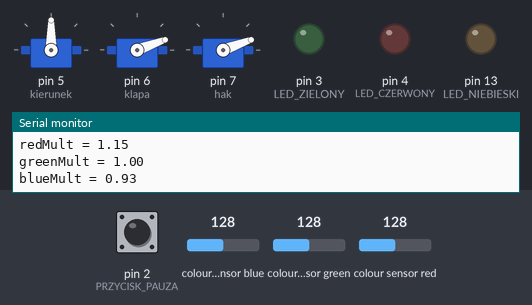
A sketch run on a simulated Arduino Uno, built with avr-gcc and run on an emulated ATmega328P. Shown: 3 × servo, output pins drawn as LEDs (lit = HIGH), the last lines printed to the serial monitor. Wiring (inferred from the names in the program): TCS3200 colour sensor: output pin 12; S2 pin 10; S3 pin 11; S0 pin 8; S1 pin 9. Dashed ring = blinking. Inputs (shaded band) come from the test bench; at power-on: colour sensor blue 128, pin 2 (PRZYCISK_PAUZA) HIGH, colour sensor green 128, colour sensor red 128. Pins used as bus, display or sensor lines are not drawn.

Above: at 3.7 s.
3.8 s: colour sensor blue set to 117
At 5.9 s:
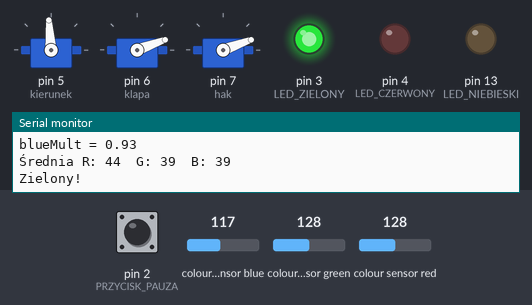
6.8 s: pin 2 (PRZYCISK_PAUZA) pulled LOW for 0.15 s
At 9.5 s:
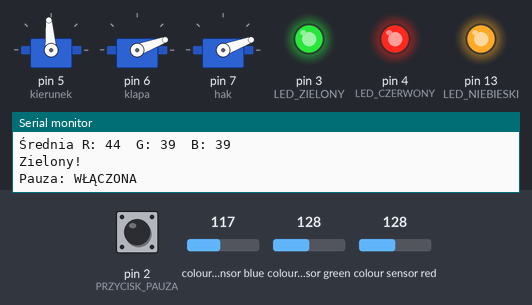
9.9 s: pin 2 (PRZYCISK_PAUZA) pulled LOW for 1 s
At 10.7 s:
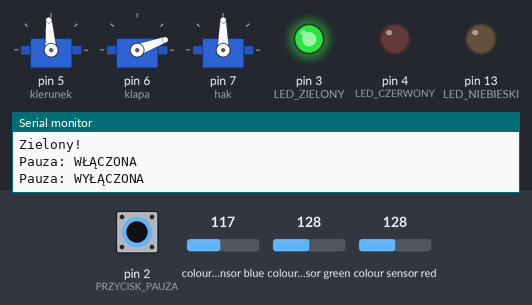
12.9 s: pin 2 (PRZYCISK_PAUZA) pulled LOW for 3.2 s
At 17.9 s:
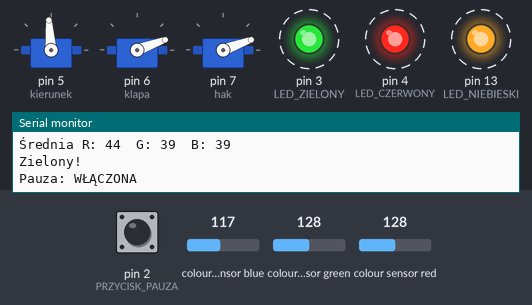
Timing chart, 0 to 20.1 s (numbered marks = the images above; inputs shaded):
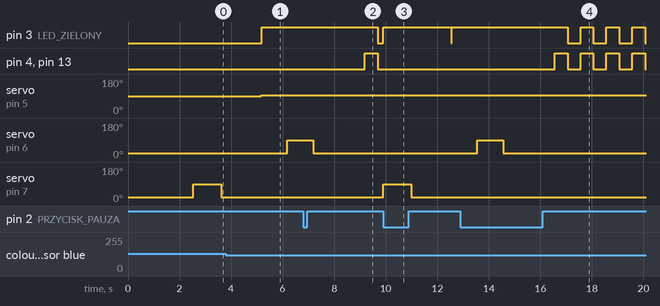

Measured:
- the behaviour switches between 121 and 120 on colour sensor blue (found by bisection; images 0 and 1)
- after the input at 3.8 s, pin 3 (LED_ZIELONY): LOW → HIGH after 1.4 s; pin 13 (LED_NIEBIESKI): stays LOW (without the input it goes to HIGH after 1.4 s); servo on pin 5 (kierunek): 90° → 94° after 1.4 s
- after the input at 6.8 s, pin 3 (LED_ZIELONY): HIGH → LOW after 2.9 s; pin 4 (LED_CZERWONY), pin 13 (LED_NIEBIESKI): LOW → HIGH after 2.4 s, → LOW 0.50 s later; servo on pin 7 (hak): stays 20° (without the input it goes to 90° after 2.4 s)
- after the input at 9.9 s, pin 4 (LED_CZERWONY), pin 13 (LED_NIEBIESKI): stops changing and stays LOW; servo on pin 7 (hak): 20° → 90° at once, → 20° 1.1 s later
- after the input at 12.9 s, pin 4 (LED_CZERWONY), pin 13 (LED_NIEBIESKI): alternates HIGH for 0.50 s and LOW for 0.50 s, starting after 3.7 s; servo on pin 7 (hak): stays 20° (without the input it goes to 90° after 3.7 s)

The sketch:

projekt.ino
```cpp
#define s0 8
#define s1 9
#define s2 10
#define s3 11
#define out 12

#include <Servo.h>

Servo kierunek;
Servo klapa;
Servo hak;

// Definicje pinów dla LED i przycisku
#define LED_CZERWONY 4
#define LED_ZIELONY 3
#define LED_NIEBIESKI 13
#define PRZYCISK_PAUZA 2

int data = 0;
float redMult = 1.0;
float greenMult = 1.0;
float blueMult = 1.0;

// Zmienna do obsługi pauzy
volatile bool pauza = false;
// Zmienna do przechowywania ostatniego koloru
int ostatniKolor = 0; // 1-czerwony, 2-zielony, 3-niebieski

void setup() {
  kierunek.attach(5);
  klapa.attach(6);
  hak.attach(7);

  // Konfiguracja pinów LED
  pinMode(LED_CZERWONY, OUTPUT);
  pinMode(LED_ZIELONY, OUTPUT);
  pinMode(LED_NIEBIESKI, OUTPUT);

  // Konfiguracja pinu przycisku
  pinMode(PRZYCISK_PAUZA, INPUT_PULLUP);

  // Dodanie przerwania dla przycisku
  attachInterrupt(digitalPinToInterrupt(PRZYCISK_PAUZA), togglePauza, FALLING);

  pinMode(s0, OUTPUT);
  pinMode(s1, OUTPUT);
  pinMode(s2, OUTPUT);
  pinMode(s3, OUTPUT);
  pinMode(out, INPUT);

  Serial.begin(9600);

  digitalWrite(s1, LOW);
  digitalWrite(s0, HIGH);

  //ustawienie serw w pozycji neutralnej
  kierunek.write(90);
  klapa.write(20);
  hak.write(20);

  delay(500);
  calibrateWhite();
  delay(1000);

  // Wyłącz wszystkie LED na start
  wyczyscLED();
}

void loop() {
  // Sprawdź czy program jest zapauzowany
  if (pauza) {
    // Miganie wszystkimi LED w pauzie
    migajWszystkimiLED();
    return; // Wyjdź z loop() - zatrzymaj dalsze wykonywanie
  }

  hakuj();

  long R_sum = 0, G_sum = 0, B_sum = 0;
  //pobranie 100 pomiarów każdego koloru
  for (int i = 0; i < 100; i++) {
    R_sum += readColor('R');
    G_sum += readColor('G');
    B_sum += readColor('B');
    delay(10); // krótki odstęp między pomiarami
  }
  //uśrednienie pomiarów
  int R = R_sum / 100;
  int B = B_sum / 100;
  int G = G_sum / 100;

  Serial.print("Średnia R: ");
  Serial.print(R);
  Serial.print("  G: ");
  Serial.print(G);
  Serial.print("  B: ");
  Serial.println(B);

  // Wyłącz wszystkie LED przed zapaleniem nowego koloru
  wyczyscLED();
  delay(10);

  //zapalenie odpowieniego led-a i ustawienie kierunku w zależności od wykrytego koloru
  if (R < G && R < B) {
    kierunek.write(50);
    delay(10);
    zapalLED(LED_CZERWONY);
    ostatniKolor = 1;
    Serial.print("Czerwony! \n\n");
  } else if (B < G && B < R) {
    kierunek.write(130);
    delay(10);
    zapalLED(LED_NIEBIESKI);
    ostatniKolor = 3;
    Serial.print("Niebieski! \n\n");
  } else {
    kierunek.write(94);
    delay(10);
    zapalLED(LED_ZIELONY);
    ostatniKolor = 2;
    Serial.print("Zielony! \n\n");
  }

  klapuj();
}

int GetData() {
  data = pulseIn(out, LOW, 25000);
  if (data == 0) data = 25000;
  return data;
}

int readColor(char color) {
  switch (color) {
    case 'R':
      digitalWrite(s2, LOW);
      digitalWrite(s3, LOW);
      return GetData() * redMult;
    case 'G':
      digitalWrite(s2, HIGH);
      digitalWrite(s3, HIGH);
      return GetData() * greenMult;
    case 'B':
      digitalWrite(s2, LOW);
      digitalWrite(s3, HIGH);
      return GetData() * blueMult;
    default:
      return 0;
  }
}
//kalibracja
void calibrateWhite() {
  Serial.println("Kalibracja - ustaw bialy kolor");
  delay(500);

  long R_sum = 0, G_sum = 0, B_sum = 0;

  for (int i = 0; i < 50; i++) {    //pobranie 50 pomiarów białego koloru
    digitalWrite(s2, LOW);
    digitalWrite(s3, LOW);
    R_sum += GetData();

    digitalWrite(s2, HIGH);
    digitalWrite(s3, HIGH);
    G_sum += GetData();

    digitalWrite(s2, LOW);
    digitalWrite(s3, HIGH);
    B_sum += GetData();

    delay(10);
  }
  //obliczenie średniej z pomiarów
  float R_white = R_sum / 50.0;
  float G_white = G_sum / 50.0;
  float B_white = B_sum / 50.0;
  //wyznaczenie mnożników
  redMult   = G_white / R_white * 1.15;
  greenMult = 1.0;
  blueMult  = G_white / B_white * 0.93;

  Serial.println("Kalibracja zakonczona:");
  Serial.print("redMult = "); Serial.println(redMult);
  Serial.print("greenMult = "); Serial.println(greenMult);
  Serial.print("blueMult = "); Serial.println(blueMult);
}

//otwarcie i zamknięcie haka
void hakuj() {
  hak.write(90);
  delay(1100);
  hak.write(20);
  delay(500);
}

//otwarcie i zamknięcie klapy
void klapuj() {
  delay(1000);
  klapa.write(90);
  delay(1000);
  klapa.write(20);
  delay(2000);
}

// Funkcja do przełączania pauzy - wywoływana przez przerwanie
void togglePauza() {
  static unsigned long ostatnieKlikniecie = 0;
  unsigned long aktualnyCzas = millis();

  // Zabezpieczenie przed drganiem styków
  if (aktualnyCzas - ostatnieKlikniecie > 300) {
    pauza = !pauza;
    Serial.print("Pauza: ");
    Serial.println(pauza ? "WŁĄCZONA" : "WYŁĄCZONA");

    if (!pauza) {
      // Po wznowieniu zapal LED ostatniego koloru
      wyczyscLED();
      switch(ostatniKolor) {
        case 1: zapalLED(LED_CZERWONY); break;
        case 2: zapalLED(LED_ZIELONY); break;
        case 3: zapalLED(LED_NIEBIESKI); break;
      }
    }
  }
  ostatnieKlikniecie = aktualnyCzas;
}

// Funkcje do obsługi LED
void zapalLED(int pinLED) {
  digitalWrite(pinLED, HIGH);
}

void wyczyscLED() {
  digitalWrite(LED_CZERWONY, LOW);
  digitalWrite(LED_ZIELONY, LOW);
  digitalWrite(LED_NIEBIESKI, LOW);
}

void migajWszystkimiLED() {
  static unsigned long ostatniaZmiana = 0;
  static bool stan = false;

  if (millis() - ostatniaZmiana > 500) {
    stan = !stan;
    digitalWrite(LED_CZERWONY, stan);
    digitalWrite(LED_ZIELONY, stan);
    digitalWrite(LED_NIEBIESKI, stan);
    ostatniaZmiana = millis();
  }
}
```
